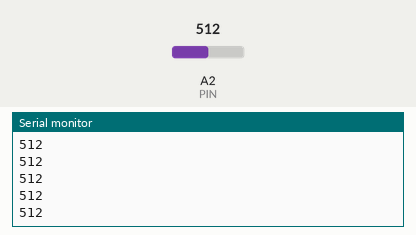
A sketch run on a simulated Arduino Uno, built with avr-gcc and run on an emulated ATmega328P. Parts: the last lines printed to the serial monitor. The inputs (shaded band) are chosen by the test bench; at power-on: A2 (PIN) = 512.

Above: at 1.2 s.
1.3 s: A2 (PIN) set to 716
At 1.31 s:
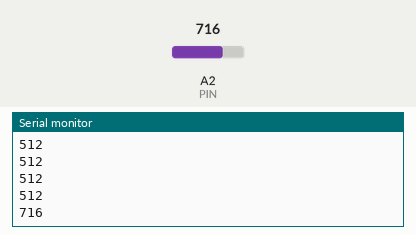
2.8 s: A2 (PIN) set to 900
At 2.81 s:
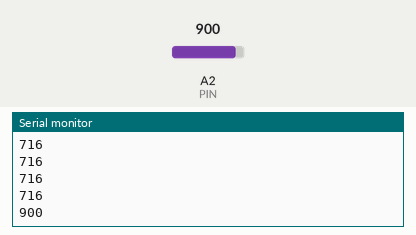
Timing chart, 0 to 5.8 s (numbered marks = the images above; inputs shaded):
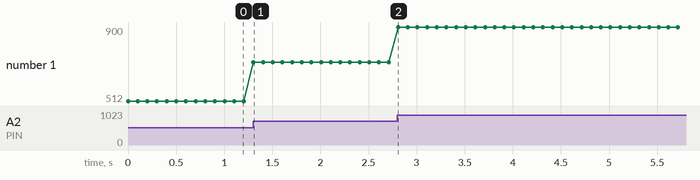

Measured:
- after the input at 1.3 s, the serial monitor: prints a new line at once (image 1)
- after the input at 2.8 s, the serial monitor: prints a new line at once (image 2)
- plotted number 1: 512 → 716 after the input at 1.3 s, 716 → 900 after the input at 2.8 s

The sketch:

test.detect.sound.ino
```cpp
#define PIN A2
void setup()
{
  Serial.begin(9600);
}
void loop()
{
  int soundvalue = analogRead(PIN);
  if(soundvalue<1000){
      Serial.println(soundvalue);
    }
  delay(100);
}
```
